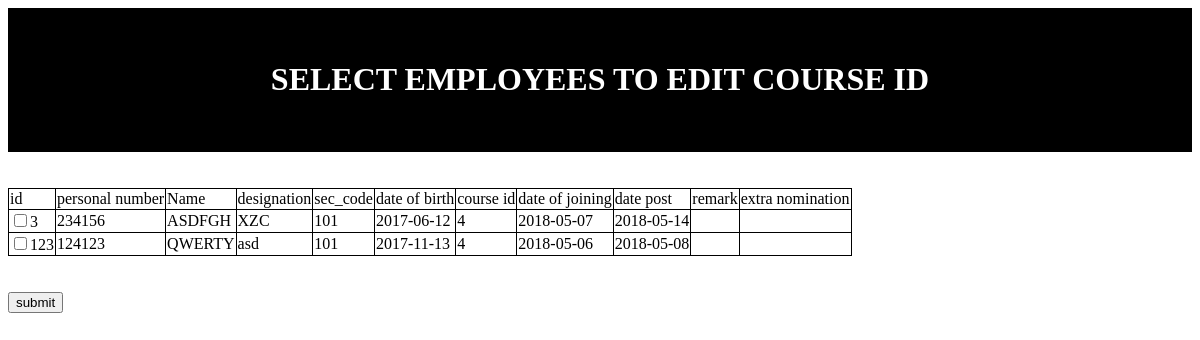
Page /edit1.php?crs_id=4 on the committed database.
### tables this page shows
CREATE TABLE `emp` (
  `id` int(5) NOT NULL,
  `pno` int(6) NOT NULL,
  `name` varchar(30) NOT NULL,
  `desg` varchar(10) NOT NULL,
  `sec_code` int(11) NOT NULL,
  `dob` date NOT NULL,
  `crs_id` int(4) DEFAULT NULL,
  `dt_apt_org` date NOT NULL,
  `dt_post` date NOT NULL,
  `remark` varchar(20) NOT NULL,
  `extra_nomination` tinyint(1) DEFAULT NULL
);

### edit1.php (the view, shortened to what this page needs)
<!DOCTYPE html>
<html>
<body>
<header>
<h1>SELECT EMPLOYEES TO EDIT COURSE ID</h1>
</header>
<?php
$crs_id=$_GET['crs_id'];
$servername="localhost";
$username="root";
$password="";
$dbname="hrd";
$conn=mysqli_connect("$servername","$username","$password","$dbname");
$sql="select * from emp where crs_id=$crs_id";
$result=$conn->query($sql);
 echo"<table border='1'><td>id</td><td>personal number</td><td>Name</td><td>designation</td><td>sec_code</td><td>date of birth</td><td>course id</td><td>date of joining</td><td>date post</td><td>remark</td><td>extra nomination</td>";
echo "<form action='edit2.php' method='post'>";
if($result->num_rows>0)
{
   while($row=$result->fetch_assoc())
   {
       echo"<tr>";
       echo"<br><td><input type=checkbox name=check_list[] value=".$row["id"].">"
	   .$row["id"]."</td><td>".$row["pno"]."</td><td>".$row["name"]."</td><td>".$row["desg"]."</td><td>".$row["sec_code"]."</td><td>".$row["dob"]."</td><td>".$row["crs_id"]."</td><td>".$row["dt_apt_org"]."</td><td>".$row["dt_post"]."</td><td>".$row["remark"]."</td><td>".$row["extra_nomination"]."</td>";
       echo"</tr>";
   }
}
else
{
echo"0 results";
}
echo"</table><br><br>";
echo "<input type=submit value=submit>";
?>
</body>
</html>

### edit1.php (style rules this page uses)
table { border-collapse:collapse; }
table,td,th { border:1px solid black; }
header, footer { padding: 2em; color: white; background-color: black; clear: left; text-align: center; }
h1 { font-size: 1.5 cm; }

### rows in the picture
emp: id "3", pno "234156", name "ASDFGH", desg "XZC", sec_code "101", dob "2017-06-12", crs "4", dt_apt_org "2018-05-07", dt_post "2018-05-14"
emp: id "123", pno "124123", name "QWERTY", desg "asd", sec_code "101", dob "2017-11-13", crs "4", dt_apt_org "2018-05-06", dt_post "2018-05-08"
